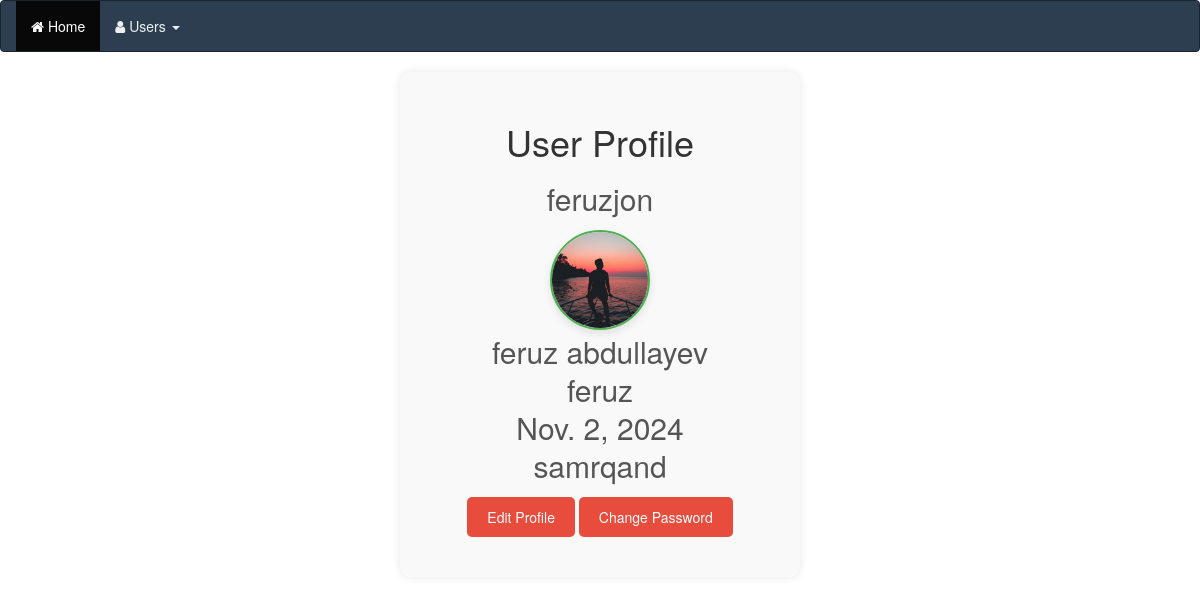
The app's page /user/user-profile/ (signed in) with its own data.
### acvut/models.py (models this page shows, shortened)
class ProfileModel(models.Model):
    user = models.OneToOneField(User, on_delete=models.CASCADE)
    bio = models.TextField(max_length=500, blank=True)
    location = models.CharField(max_length=30, blank=True)
    birth_date = models.DateField(null=True, blank=True)
    image = models.ImageField(upload_to='profile_pics/', default='profile_pics/default.jpg', blank=True)
    class Meta:
        db_table = 'info_acvut'
        managed = True
        verbose_name = 'info'
        verbose_name_plural = 'info'

### acvut/views.py (the view)
# urls.py: path('user-profile/', DashboardView.as_view(), name='user_profile_page'),
class DashboardView(LoginRequiredMixin, View):
    def get(self, request):
        user = request.user
        profil_object = get_object_or_404(ProfileModel, user=user)
        context = {
            'user': user,
            'profil_object': profil_object,
        }
        return render(request, 'registration/user_profile.html', context)

### templates/registration/user_profile.html (shortened to what this page needs)
<!DOCTYPE html>
<html lang="en">
<head>
  <link rel="stylesheet" href="https://maxcdn.bootstrapcdn.com/bootstrap/3.3.7/css/bootstrap.min.css">
  <link rel="stylesheet" href="https://cdnjs.cloudflare.com/ajax/libs/font-awesome/4.7.0/css/font-awesome.min.css">
</head>
<body>
<section id="navArea">
  <nav class="navbar navbar-inverse" role="navigation">
    <div id="navbar" class="navbar-collapse collapse">
      <ul class="nav navbar-nav main_nav">
        <li class="active">
          <a href="{% url 'home_page' %}">
            <span class="fa fa-home desktop-home"></span><span class="mobile-show"> Home</span>
          </a>
        </li>
        <li class="dropdown">
          <a href="#" class="dropdown-toggle" data-toggle="dropdown">
            <span class="fa fa-user"></span> Users <b class="caret"></b>
          </a>
        </li>
      </ul>
    </div>
  </nav>
</section>
<div class="profile-container">
  <h1>User Profile</h1>
  <h2>{{ user.username }}</h2>
  {% if profil_object.image %}
    <img src="{{ profil_object.image.url }}" alt="Profile Image">
  {% else %}
    <img src="https://png.pngtree.com/element_our/png/20181206/users-vector-icon-png_260862.jpg" alt="Default Profile Image">
  {% endif %}
  <h2>{{ user.first_name }}</h2>
  <h2>{{ user.last_name }}</h2>
  <h2>{{ profil_object.birth_date }}</h2>
  <h2>{{ profil_object.location }}</h2>
  <a href="{% url 'user_edit' %}" class="btn">Edit Profile</a>
  <a href="{% url 'change_password' %}" class="btn">Change Password</a>
</div>
</body>
</html>

### templates/registration/user_profile.html (style rules this page uses)
.navbar-inverse { background-color: #2c3e50; border-color: #1a242f; }
.navbar-inverse .navbar-nav > li > a { color: #ecf0f1; }
.profile-container { max-width: 400px; margin: 20px auto; padding: 30px; background-color: #f9f9f9; border-radius: 10px; box-shadow: 0 0 10px rgba(0, 0, 0, 0.1); animation: fadeInUp 0.5s ease-out; text-align: center; }
.profile-container h1 { color: #333; margin-bottom: 20px; }
.profile-container h2 { color: #555; margin: 5px 0; }
.profile-container img { width: 100px; height: 100px; border-radius: 50%; object-fit: cover; border: 2px solid #4CAF50; box-shadow: 0px 4px 8px rgba(0, 0, 0, 0.1); margin-top: 10px; }
.profile-container a.btn { color: #fff; background-color: #e74c3c; border: none; text-decoration: none; padding: 10px 20px; border-radius: 5px; margin: 10px 0; display: inline-block; transition: background-color 0.3s ease; }

### records on screen
ProfileModel: image (picture), birth_date "Nov. 2, 2024", location "samrqand"

### other values on screen
{{ user.username }} "feruzjon"
{{ user.first_name }} "feruz abdullayev"
{{ user.last_name }} "feruz"
